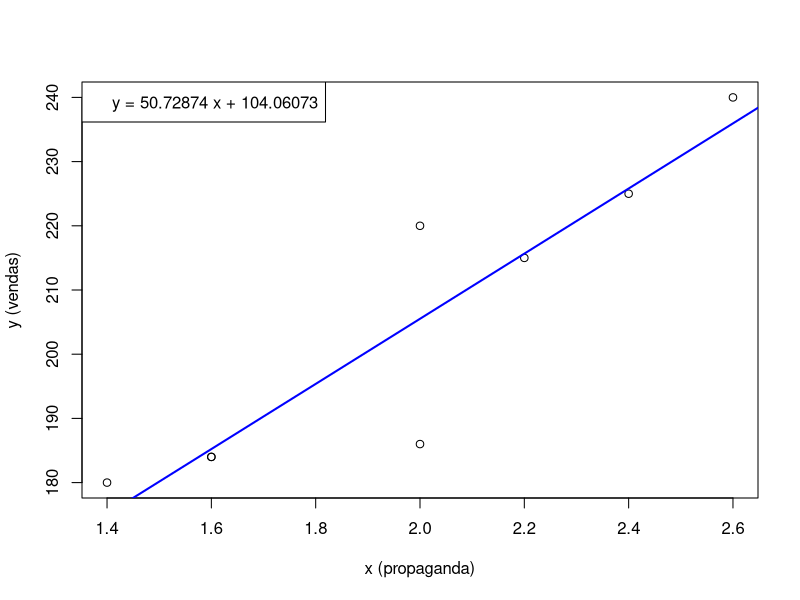

The R source for this figure:
## Dados ####
x <- c(2.4, 1.6, 2.0, 2.6, 1.4, 1.6, 2.0, 2.2)
y <- c(225, 184, 220, 240, 180, 184, 186, 215)

n <- length(x); n
sum(x*y)
mean(x)
mean(y)
sd(x)
sd(y)

(sum(x*y) - n*mean(x)*mean(y))/((n-1)*sd(x)*sd(y))
cor(x,y)

## Dispersão ####
plot(x,y, xlab = "x (propaganda)", ylab = "y (vendas)")

## Regressão ####
modelo <- lm(y ~ x)
abline(modelo, lwd = 2, col = "blue")
legend("topleft", "y = 50.72874 x + 104.06073")
